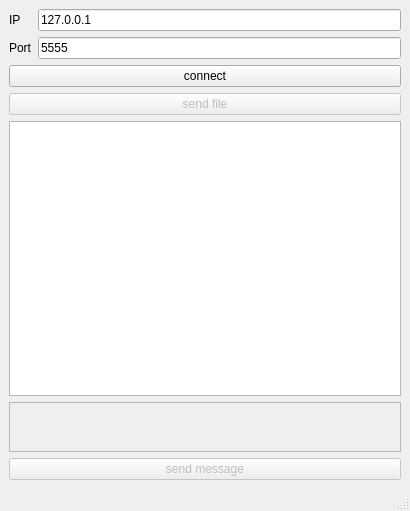
<?xml version="1.0" encoding="UTF-8"?>
<ui version="4.0">
 <class>MainWindow</class>
 <widget class="QMainWindow" name="MainWindow">
  <property name="geometry">
   <rect>
    <x>0</x>
    <y>0</y>
    <width>410</width>
    <height>511</height>
   </rect>
  </property>
  <property name="windowTitle">
   <string>MainWindow</string>
  </property>
  <widget class="QWidget" name="centralwidget">
   <layout class="QVBoxLayout" name="verticalLayout">
    <item>
     <layout class="QGridLayout" name="gridLayout">
      <item row="0" column="0">
       <widget class="QLabel" name="label">
        <property name="text">
         <string>IP</string>
        </property>
       </widget>
      </item>
      <item row="0" column="1">
       <widget class="QLineEdit" name="ipLineEdit">
        <property name="text">
         <string>127.0.0.1</string>
        </property>
       </widget>
      </item>
      <item row="1" column="0">
       <widget class="QLabel" name="label_2">
        <property name="text">
         <string>Port</string>
        </property>
       </widget>
      </item>
      <item row="1" column="1">
       <widget class="QLineEdit" name="portLineEdit">
        <property name="text">
         <string>5555</string>
        </property>
       </widget>
      </item>
     </layout>
    </item>
    <item>
     <layout class="QVBoxLayout" name="verticalLayout_3">
      <item>
       <widget class="QPushButton" name="pushButton">
        <property name="text">
         <string>connect</string>
        </property>
       </widget>
      </item>
      <item>
       <widget class="QPushButton" name="sendPushButton">
        <property name="enabled">
         <bool>false</bool>
        </property>
        <property name="text">
         <string>send file</string>
        </property>
       </widget>
      </item>
      <item>
       <widget class="QPlainTextEdit" name="chatField">
        <property name="enabled">
         <bool>true</bool>
        </property>
        <property name="readOnly">
         <bool>true</bool>
        </property>
       </widget>
      </item>
      <item>
       <widget class="QPlainTextEdit" name="chatSenderField">
        <property name="enabled">
         <bool>false</bool>
        </property>
        <property name="maximumSize">
         <size>
          <width>16777215</width>
          <height>50</height>
         </size>
        </property>
       </widget>
      </item>
      <item>
       <widget class="QPushButton" name="msgPushButton">
        <property name="enabled">
         <bool>false</bool>
        </property>
        <property name="text">
         <string>send message</string>
        </property>
       </widget>
      </item>
     </layout>
    </item>
   </layout>
  </widget>
  <widget class="QMenuBar" name="menubar">
   <property name="geometry">
    <rect>
     <x>0</x>
     <y>0</y>
     <width>410</width>
     <height>25</height>
    </rect>
   </property>
  </widget>
  <widget class="QStatusBar" name="statusbar"/>
 </widget>
 <resources/>
 <connections/>
</ui>
